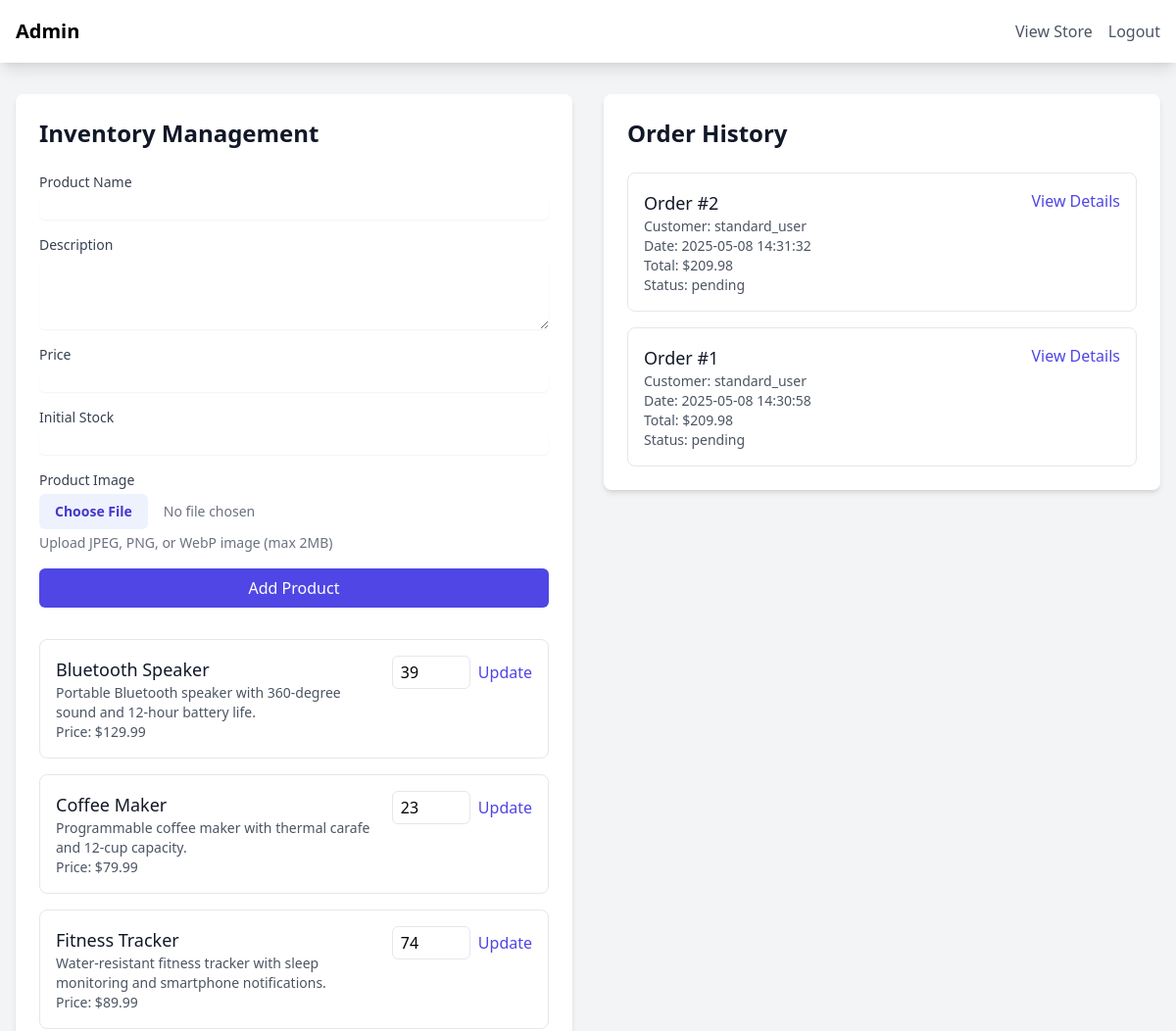
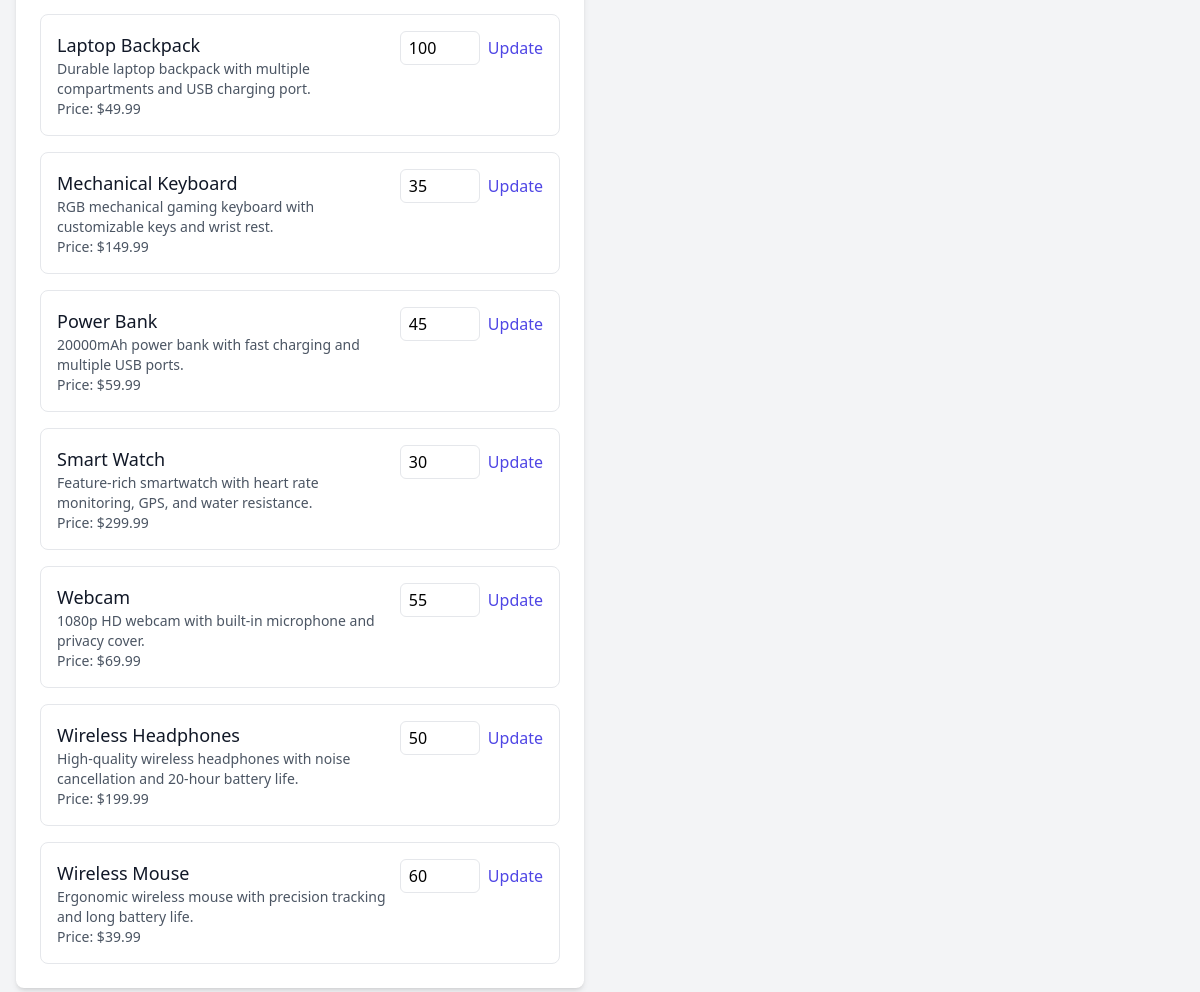
The page /admin.php (signed in) on the database its author committed (2 pictures, top to bottom).
### tables this page shows
CREATE TABLE products (
                id INTEGER PRIMARY KEY AUTOINCREMENT,
                name TEXT NOT NULL,
                description TEXT,
                price REAL NOT NULL,
                stock INTEGER NOT NULL,
                image_path TEXT,
                created_at DATETIME DEFAULT CURRENT_TIMESTAMP
            );

CREATE TABLE orders (
                id INTEGER PRIMARY KEY AUTOINCREMENT,
                user_id INTEGER NOT NULL,
                total_amount DECIMAL(10,2) NOT NULL,
                status TEXT NOT NULL,
                shipping_details TEXT NOT NULL,
                created_at DATETIME NOT NULL,
                FOREIGN KEY (user_id) REFERENCES users(id)
            );

CREATE TABLE users (
                id INTEGER PRIMARY KEY AUTOINCREMENT,
                username TEXT UNIQUE NOT NULL,
                password TEXT NOT NULL,
                user_type TEXT NOT NULL,
                created_at DATETIME DEFAULT CURRENT_TIMESTAMP
            );

### config/database.php (called while the page is built)
<?php
class Database {
    private $db;
    public function __construct() {
        try {
            $this->db = new SQLite3(__DIR__ . '/../database/ecommerce.db');
            $this->initializeDatabase();
        } catch (Exception $e) {
            die("Database connection failed: " . $e->getMessage());
        }
    }
    private function initializeDatabase() {
        $this->db->exec('
            CREATE TABLE IF NOT EXISTS users (
                id INTEGER PRIMARY KEY AUTOINCREMENT,
                username TEXT UNIQUE NOT NULL,
                password TEXT NOT NULL,
                user_type TEXT NOT NULL,
                created_at DATETIME DEFAULT CURRENT_TIMESTAMP
            )
        ');
        $this->db->exec('
            CREATE TABLE IF NOT EXISTS products (
                id INTEGER PRIMARY KEY AUTOINCREMENT,
                name TEXT NOT NULL,
                description TEXT,
                price REAL NOT NULL,
                stock INTEGER NOT NULL,
                image_path TEXT,
                created_at DATETIME DEFAULT CURRENT_TIMESTAMP
            )
        ');
        $this->db->exec('
            CREATE TABLE IF NOT EXISTS orders (
                id INTEGER PRIMARY KEY AUTOINCREMENT,
                user_id INTEGER NOT NULL,
                total_amount REAL NOT NULL,
                shipping_address TEXT NOT NULL,
                payment_details TEXT NOT NULL,
                status TEXT NOT NULL,
                created_at DATETIME DEFAULT CURRENT_TIMESTAMP,
                FOREIGN KEY (user_id) REFERENCES users(id)
            )
        ');
        $this->db->exec('
            CREATE TABLE IF NOT EXISTS order_items (
                id INTEGER PRIMARY KEY AUTOINCREMENT,
                order_id INTEGER NOT NULL,
                product_id INTEGER NOT NULL,
                quantity INTEGER NOT NULL,
                price REAL NOT NULL,
                FOREIGN KEY (order_id) REFERENCES orders(id),
                FOREIGN KEY (product_id) REFERENCES products(id)
            )
        ');
        $this->insertDefaultUsers();
    }
    private function insertDefaultUsers() {
        $defaultUsers = [
            ['standard_user', password_hash('standard123', PASSWORD_DEFAULT), 'standard'],
            ['locked_user', password_hash('locked123', PASSWORD_DEFAULT), 'locked'],
            ['admin_user', password_hash('admin123', PASSWORD_DEFAULT), 'admin']
        ];
        $stmt = $this->db->prepare('INSERT OR IGNORE INTO users (username, password, user_type) VALUES (:username, :password, :user_type)');
        foreach ($defaultUsers as $user) {
            $stmt->bindValue(':username', $user[0], SQLITE3_TEXT);
            $stmt->bindValue(':password', $user[1], SQLITE3_TEXT);
            $stmt->bindValue(':user_type', $user[2], SQLITE3_TEXT);
            $stmt->execute();
        }
    }    public function getConnection() {
        return $this->db;
    }
}

### includes/auth.php (called while the page is built, shortened)
<?php
class Auth {
    public function isLoggedIn() {
        return isset($_SESSION['user_id']);
    }
}
?>

### admin.php (the view, shortened to what this page needs)
<?php
require_once 'config/database.php';
require_once 'includes/auth.php';
$db = new Database();
$auth = new Auth($db->getConnection());
$products = [];
$result = $db->getConnection()->query('SELECT * FROM products ORDER BY name');
while ($row = $result->fetchArray(SQLITE3_ASSOC)) {
    $products[] = $row;
}
$orders = [];
$result = $db->getConnection()->query('
    SELECT o.*, u.username
    FROM orders o
    JOIN users u ON o.user_id = u.id
    ORDER BY o.created_at DESC
');
while ($row = $result->fetchArray(SQLITE3_ASSOC)) {
    $orders[] = $row;
}
?>
<!DOCTYPE html>
<html lang="en">
<head>
    <script src="https://cdn.tailwindcss.com"></script>
</head>
<body class="bg-gray-100">
    <nav class="bg-white shadow-lg">
        <div class="max-w-7xl mx-auto px-4">
            <div class="flex justify-between h-16">
                <div class="flex items-center">
                    <span class="text-xl font-semibold">Admin</span>
                </div>
                <div class="flex items-center space-x-4">
                    <a href="catalog.php" class="text-gray-600 hover:text-gray-900">View Store</a>
                    <?php if ($auth->isLoggedIn()): ?>
                    <a href="logout.php" class="text-gray-600 hover:text-gray-900">Logout</a>
                    <?php else: ?>
                    <a href="index.php" class="text-gray-600 hover:text-gray-900">Login</a>
                    <?php endif; ?>
                </div>
            </div>
        </div>
    </nav>
    <div class="max-w-7xl mx-auto px-4 py-8">
        <div class="grid grid-cols-1 lg:grid-cols-2 gap-8">
            <div>
                <div class="bg-white rounded-lg shadow-md p-6">
                    <h2 class="text-2xl font-semibold text-gray-900 mb-6">Inventory Management</h2>
                    <form method="POST" class="mb-8" enctype="multipart/form-data">
                        <div class="space-y-4">
                            <div>
                                <label for="name" class="block text-sm font-medium text-gray-700">Product Name</label>
                                <input type="text" id="name" name="name" required maxlength="50"
                                       class="mt-1 block w-full rounded-md border-gray-300 shadow-sm focus:border-indigo-500 focus:ring-indigo-500">
                            </div>
                            <div>
                                <label for="description" class="block text-sm font-medium text-gray-700">Description</label>
                                <textarea id="description" name="description" required maxlength="150" rows="3"
                                          class="mt-1 block w-full rounded-md border-gray-300 shadow-sm focus:border-indigo-500 focus:ring-indigo-500"></textarea>
                            </div>
                            <div>
                                <label for="price" class="block text-sm font-medium text-gray-700">Price</label>
                                <input type="number" id="price" name="price" required min="0.01" step="0.01"
                                       class="mt-1 block w-full rounded-md border-gray-300 shadow-sm focus:border-indigo-500 focus:ring-indigo-500">
                            </div>
                            <div>
                                <label for="stock" class="block text-sm font-medium text-gray-700">Initial Stock</label>
                                <input type="number" id="stock" name="stock" required min="0"
                                       class="mt-1 block w-full rounded-md border-gray-300 shadow-sm focus:border-indigo-500 focus:ring-indigo-500">
                            </div>
                            <div>
                                <label for="product_image" class="block text-sm font-medium text-gray-700">Product Image</label>
                                <input type="file" id="product_image" name="product_image" accept="image/jpeg,image/png,image/webp"
                                       class="mt-1 block w-full text-sm text-gray-500
                                              file:mr-4 file:py-2 file:px-4
                                              file:rounded-md file:border-0
                                              file:text-sm file:font-semibold
                                              file:bg-indigo-50 file:text-indigo-700
                                              hover:file:bg-indigo-100">
                                <p class="mt-1 text-sm text-gray-500">Upload JPEG, PNG, or WebP image (max 2MB)</p>
                            </div>
                            <button type="submit"
                                    class="w-full bg-indigo-600 text-white py-2 px-4 rounded-md hover:bg-indigo-700 focus:outline-none focus:ring-2 focus:ring-indigo-500 focus:ring-offset-2">
                                Add Product
                            </button>
                        </div>
                    </form>
                    <div class="space-y-4">
                        <?php foreach ($products as $product): ?>
                            <div class="border rounded-lg p-4">
                                <div class="flex justify-between items-start">
                                    <div>
                                        <h3 class="text-lg font-medium text-gray-900"><?php echo htmlspecialchars($product['name']); ?></h3>
                                        <p class="text-sm text-gray-600"><?php echo htmlspecialchars($product['description']); ?></p>
                                        <p class="text-sm text-gray-600">Price: $<?php echo number_format($product['price'], 2); ?></p>
                                    </div>
                                    <form method="POST" class="flex items-center space-x-2">
                                        <input type="number" name="new_stock" value="<?php echo $product['stock']; ?>" min="0"
                                               class="w-20 px-2 py-1 border rounded-md">
                                        <button type="submit" class="text-indigo-600 hover:text-indigo-900">Update</button>
                                    </form>
                                </div>
                            </div>
                        <?php endforeach; ?>
                    </div>
                </div>
            </div>
            <div>
                <div class="bg-white rounded-lg shadow-md p-6">
                    <h2 class="text-2xl font-semibold text-gray-900 mb-6">Order History</h2>
                    <div class="space-y-4">
                        <?php foreach ($orders as $order): ?>
                            <div class="border rounded-lg p-4">
                                <div class="flex justify-between items-start">
                                    <div>
                                        <h3 class="text-lg font-medium text-gray-900">Order #<?php echo $order['id']; ?></h3>
                                        <p class="text-sm text-gray-600">Customer: <?php echo htmlspecialchars($order['username']); ?></p>
                                        <p class="text-sm text-gray-600">Date: <?php echo date('Y-m-d H:i:s', strtotime($order['created_at'])); ?></p>
                                        <p class="text-sm text-gray-600">Total: $<?php echo number_format($order['total_amount'], 2); ?></p>
                                        <p class="text-sm text-gray-600">Status: <?php echo htmlspecialchars($order['status']); ?></p>
                                    </div>
                                    <button onclick="showOrderDetails(<?php echo $order['id']; ?>)"
                                            class="text-indigo-600 hover:text-indigo-900">
                                        View Details
                                    </button>
                                </div>
                            </div>
                        <?php endforeach; ?>
                    </div>
                </div>
            </div>
        </div>
    </div>
</body>
</html>

### rows shown on the page
products: name "Bluetooth Speaker", description "Portable Bluetooth speaker with 360-degree sound and 12-hour battery life.", price "129.99", new_stock "39"
products: name "Coffee Maker", description "Programmable coffee maker with thermal carafe and 12-cup capacity.", price "79.99", new_stock "23"
products: name "Fitness Tracker", description "Water-resistant fitness tracker with sleep monitoring and smartphone notifications.", price "89.99", new_stock "74"
products: name "Laptop Backpack", description "Durable laptop backpack with multiple compartments and USB charging port.", price "49.99", new_stock "100"
products: name "Mechanical Keyboard", description "RGB mechanical gaming keyboard with customizable keys and wrist rest.", price "149.99", new_stock "35"
products: name "Power Bank", description "20000mAh power bank with fast charging and multiple USB ports.", price "59.99", new_stock "45"
products: name "Smart Watch", description "Feature-rich smartwatch with heart rate monitoring, GPS, and water resistance.", price "299.99", new_stock "30"
products: name "Webcam", description "1080p HD webcam with built-in microphone and privacy cover.", price "69.99", new_stock "55"
products: name "Wireless Headphones", description "High-quality wireless headphones with noise cancellation and 20-hour battery life.", price "199.99", new_stock "50"
products: name "Wireless Mouse", description "Ergonomic wireless mouse with precision tracking and long battery life.", price "39.99", new_stock "60"
orders: id "2", user.username "standard_user", created_at "2025-05-08 14:31:32", total_amount "209.98", status "pending"
orders: id "1", user.username "standard_user", created_at "2025-05-08 14:30:58", total_amount "209.98", status "pending"
